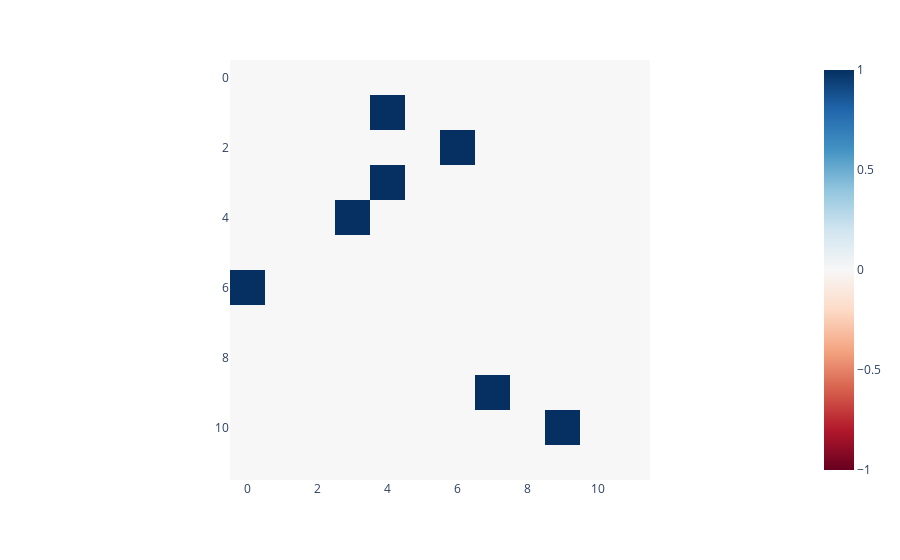

Notebook code for this chart:
### Code cell
imshow(ground_truth_array)

### Figure 1 — Plotly figure (JSON) as saved in the notebook; plotly's stock layout.template omitted (floating-point values rounded to 4 significant figures; data arrays with more than 128 entries replaced by an {"elided": "..."} marker saying what was removed)
{"data": [{"coloraxis": "coloraxis", "hovertemplate": "x: %{x}<br>y: %{y}<br>color: %{z}<extra></extra>", "name": "0", "type": "heatmap", "xaxis": "x", "yaxis": "y", "z": {"elided": "12x12 int values"}}], "layout": {"coloraxis": {"cmid": 0, "colorscale": [[0, "rgb(103,0,31)"], [0.1, "rgb(178,24,43)"], [0.2, "rgb(214,96,77)"], [0.3, "rgb(244,165,130)"], [0.4, "rgb(253,219,199)"], [0.5, "rgb(247,247,247)"], [0.6, "rgb(209,229,240)"], [0.7, "rgb(146,197,222)"], [0.8, "rgb(67,147,195)"], [0.9, "rgb(33,102,172)"], [1, "rgb(5,48,97)"]]}, "margin": {"t": 60}, "xaxis": {"anchor": "y", "constrain": "domain", "domain": [0, 1], "scaleanchor": "y"}, "yaxis": {"anchor": "x", "autorange": "reversed", "constrain": "domain", "domain": [0, 1]}}}
